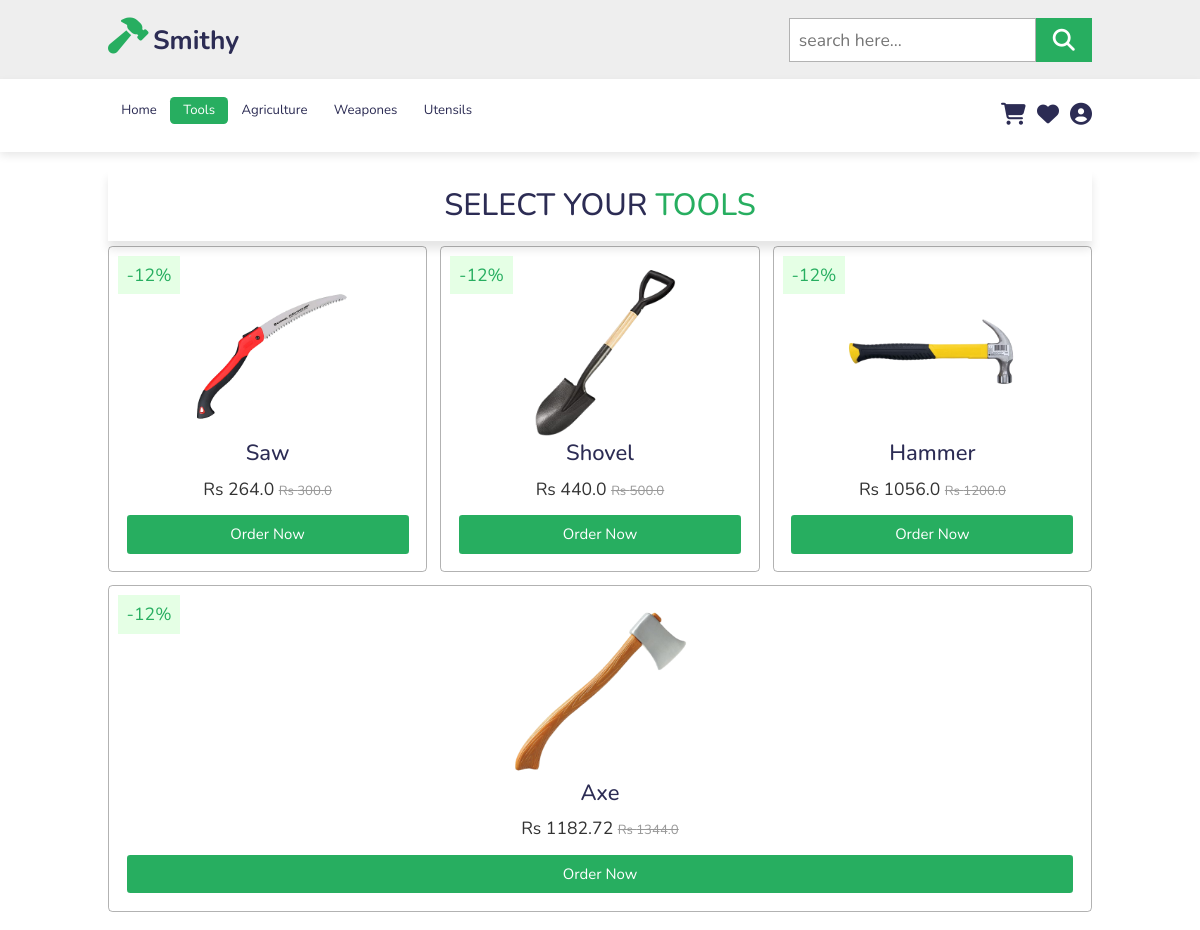
Screenshot of /tools/ (signed in) with the database file from the repository.
### product/models.py (models this page shows, shortened)
class Product(models.Model):
    name = models.CharField(max_length=100)
    price = models.FloatField(default=0)
    discount = models.IntegerField(default=0)
    discounted_price = models.FloatField(default=0)
    description = models.TextField(blank= True, null=True, unique = True)
    category = models.CharField(max_length=100)
    product_image = models.ImageField(upload_to='static/image/')
    quantity=models.IntegerField(default=1)
    seller = models.CharField(default='NA',max_length=100)
    seller_email = models.CharField(default='NA',max_length=100)
    @property
    def discounted_price(self):
        discount_amount = (self.price * self.discount) / 100
        discounted_price = self.price - discount_amount
        return discounted_price

### smithy/views.py (the view)
# urls.py: path('tools/', views.tools, name='tools'),
@login_required(login_url='login')
def tools(request):
    productData = Product.objects.all().order_by('price')
    data = {
        'productData': productData
    }
    return render(request, "tools.html", data)

### templates/tools.html
{% extends 'base.html' %}
{% load static %}
{% block content %}
<section class="product" id="product">
    <h1 class="heading">Select Your <span>Tools</span></h1>
    <div class="box-container">
        {% for n in productData %}
        {% if n.category == "Tools" %}
        <div class="box">
            {% if n.discount > 0 %}
            <span class="discount">-{{n.discount}}%</span>
            {% endif %}
            <img src="/{{n.product_image}}" alt="">
            <h3>{{n.name}}</h3>
            <div class="price">Rs {{n.discounted_price}}
                {% if n.discount > 0 %}
                <span> Rs {{n.price}} </span>
                {% endif %}
            </div>
            <a href="{% url 'product_details' n.id %}" class="btn">Order Now</a>
        </div>
        {% endif %}
        {% endfor %}
    </div>
</section>
{% endblock %}

### static/css/style.css (style rules this page uses)
:root { --green: #27ae60; --black: #2c2c54; }
* { font-family: 'Nunito', sans-serif; margin: 0; padding: 0; box-sizing: border-box; outline: none; border: none; text-decoration: none; text-transform: capitalize; transition: all .2s linear; }
html { font-size: 62.5%; overflow-x: hidden; scroll-padding-top: 6.5rem; scroll-behavior: smooth; }
a { text-decoration: none; }
section { padding: 2rem 9%; }
.btn { display: inline-block; margin-top: 1rem; background: var(--green); color: #fff; padding: .8rem 3rem; font-size: 1.7rem; text-align: center; cursor: pointer; }
.heading { text-align: center; color: var(--black); text-transform: uppercase; padding: 1rem; font-size: 3.5rem; padding-bottom: 2rem; }
.heading span { color: var(--green); text-transform: uppercase; }
.product .box-container { display: flex; flex-wrap: wrap; gap: 1.5rem; }
.product .box-container .box { flex: 1 1 30rem; text-align: center; padding: 2rem; border: .1rem solid rgba(0, 0, 0, .3); border-radius: .5rem; overflow: hidden; position: relative; }
.product .box-container .box img { height: 20rem; }
.product .box-container .box .discount { position: absolute; top: 1rem; left: 1rem; background: rgba(0, 255, 0, .1); color: var(--green); padding: .7rem 1rem; font-size: 2rem; }
.product .box-container .box h3 { color: var(--black); font-size: 2.5rem; }
.product .box-container .box .price { font-size: 2rem; color: #333; padding: .5rem 0; }
.product .box-container .box .price span { font-size: 1.5rem; color: #999; text-decoration: line-through; }
.product .box-container .box .btn { display: block; }
@media (max-width:1200px) { html { font-size: 55%; } }

### static/css/cart.css (style rules this page uses)
:root { --green: #27ae60; --black: #2c2c54; }
.heading { padding: 2rem; box-shadow: 0 1rem 1rem rgba(0, 0, 0, 0.1); text-align: center; color: var(--black); font-size: 3.5rem; }
.heading span { position: relative; color: var(--green); }

### rows the page displays
Product: discount "12", product_image (picture), name "Saw", discounted_price "264.0", price "300.0"
Product: discount "12", product_image (picture), name "Shovel", discounted_price "440.0", price "500.0"
Product: discount "12", product_image (picture), name "Hammer", discounted_price "1056.0", price "1200.0"
Product: discount "12", product_image (picture), name "Axe", discounted_price "1182.72", price "1344.0"
